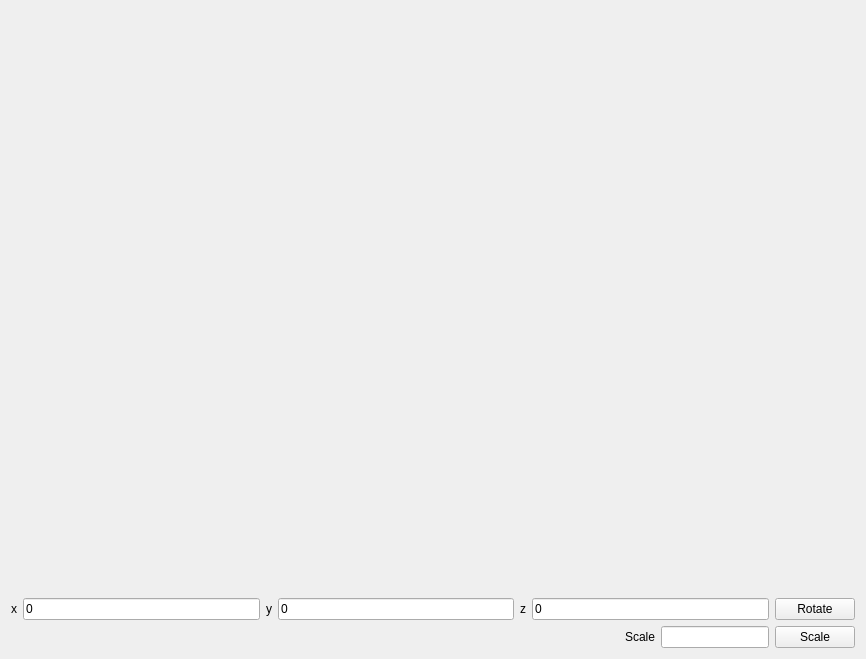
<?xml version="1.0" encoding="UTF-8"?>
<ui version="4.0">
 <class>Window</class>
 <widget class="QWidget" name="Window">
  <property name="geometry">
   <rect>
    <x>0</x>
    <y>0</y>
    <width>866</width>
    <height>659</height>
   </rect>
  </property>
  <property name="windowTitle">
   <string>Cube Display</string>
  </property>
  <layout class="QVBoxLayout" name="verticalLayout">
   <item>
    <widget class="RenderArea" name="renderArea" native="true">
     <property name="enabled">
      <bool>true</bool>
     </property>
     <property name="sizePolicy">
      <sizepolicy hsizetype="Preferred" vsizetype="Preferred">
       <horstretch>0</horstretch>
       <verstretch>100</verstretch>
      </sizepolicy>
     </property>
     <property name="autoFillBackground">
      <bool>false</bool>
     </property>
    </widget>
   </item>
   <item>
    <layout class="QHBoxLayout" name="rotationControls">
     <item>
      <widget class="QLabel" name="labelX">
       <property name="text">
        <string>x</string>
       </property>
      </widget>
     </item>
     <item>
      <widget class="QLineEdit" name="txtX">
       <property name="text">
        <string>0</string>
       </property>
      </widget>
     </item>
     <item>
      <widget class="QLabel" name="labelY">
       <property name="text">
        <string>y</string>
       </property>
      </widget>
     </item>
     <item>
      <widget class="QLineEdit" name="txtY">
       <property name="text">
        <string>0</string>
       </property>
      </widget>
     </item>
     <item>
      <widget class="QLabel" name="labelZ">
       <property name="text">
        <string>z</string>
       </property>
      </widget>
     </item>
     <item>
      <widget class="QLineEdit" name="txtZ">
       <property name="text">
        <string>0</string>
       </property>
      </widget>
     </item>
     <item>
      <widget class="QPushButton" name="btnRotate">
       <property name="text">
        <string>Rotate</string>
       </property>
      </widget>
     </item>
    </layout>
   </item>
   <item>
    <layout class="QHBoxLayout" name="scaleControls">
     <item alignment="Qt::AlignRight">
      <widget class="QLabel" name="labelScale">
       <property name="sizePolicy">
        <sizepolicy hsizetype="Preferred" vsizetype="Preferred">
         <horstretch>1</horstretch>
         <verstretch>0</verstretch>
        </sizepolicy>
       </property>
       <property name="maximumSize">
        <size>
         <width>32</width>
         <height>16777215</height>
        </size>
       </property>
       <property name="baseSize">
        <size>
         <width>0</width>
         <height>0</height>
        </size>
       </property>
       <property name="text">
        <string>Scale</string>
       </property>
      </widget>
     </item>
     <item>
      <widget class="QLineEdit" name="txtScale">
       <property name="sizePolicy">
        <sizepolicy hsizetype="Fixed" vsizetype="Fixed">
         <horstretch>0</horstretch>
         <verstretch>0</verstretch>
        </sizepolicy>
       </property>
      </widget>
     </item>
     <item>
      <widget class="QPushButton" name="btnScale">
       <property name="text">
        <string>Scale</string>
       </property>
      </widget>
     </item>
    </layout>
   </item>
  </layout>
 </widget>
 <customwidgets>
  <customwidget>
   <class>RenderArea</class>
   <extends>QWidget</extends>
   <header>../src/render_area.h</header>
   <container>1</container>
  </customwidget>
 </customwidgets>
 <resources/>
 <connections/>
</ui>
